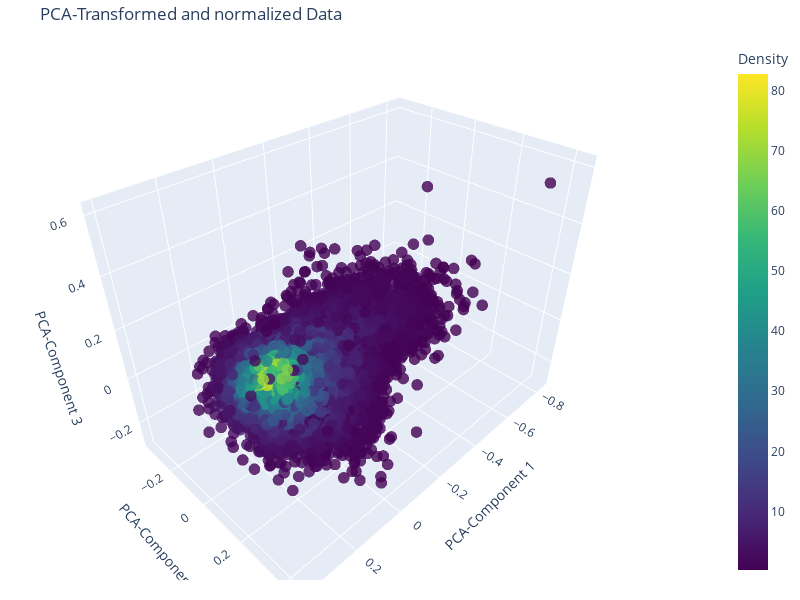

Notebook code for this chart:
### Markdown cell above
To visualize the 5-dimensional feature space, I applied PCA to reduce it to three principal components for plotting (clustering is still performed on the original 5D space).

### Code cell
pca = PCA(n_components=3)
X_transformed = pca.fit_transform(feature_norm)

plot_data = X_transformed[::50].T
kde = gaussian_kde(plot_data)
density = kde(plot_data)

fig = go.Figure(data=[go.Scatter3d(
    x=X_transformed[::50, 0],
    y=X_transformed[::50, 1],
    z=X_transformed[::50, 2],
    mode='markers',
    marker=dict(
        size=4,
        color=density,
        colorscale='Viridis',
        opacity=0.8,
        colorbar=dict(title='Density')
    )
)])

fig.update_layout(
    title='PCA-Transformed and normalized Data',
    scene=dict(
        xaxis_title='PCA-Component 1',
        yaxis_title='PCA-Component 2',
        zaxis_title='PCA-Component 3'
    ),
    margin=dict(l=0, r=0, b=20, t=40),
    width=800,
    height=600
)

fig.show()

### Figure 1 — Plotly figure (JSON) as saved in the notebook; plotly's stock layout.template omitted (floating-point values rounded to 4 significant figures; data arrays with more than 128 entries replaced by an {"elided": "..."} marker saying what was removed)
{"data": [{"marker": {"color": {"elided": "13289 float values"}, "colorbar": {"title": {"text": "Density"}}, "colorscale": [[0, "#440154"], [0.1111, "#482878"], [0.2222, "#3e4989"], [0.3333, "#31688e"], [0.4444, "#26828e"], [0.5556, "#1f9e89"], [0.6667, "#35b779"], [0.7778, "#6ece58"], [0.8889, "#b5de2b"], [1, "#fde725"]], "opacity": 0.8, "size": 4}, "mode": "markers", "type": "scatter3d", "x": {"elided": "13289 float values"}, "y": {"elided": "13289 float values"}, "z": {"elided": "13289 float values"}}], "layout": {"height": 600, "margin": {"b": 20, "l": 0, "r": 0, "t": 40}, "scene": {"xaxis": {"title": {"text": "PCA-Component 1"}}, "yaxis": {"title": {"text": "PCA-Component 2"}}, "zaxis": {"title": {"text": "PCA-Component 3"}}}, "title": {"text": "PCA-Transformed and normalized Data"}, "width": 800}}
